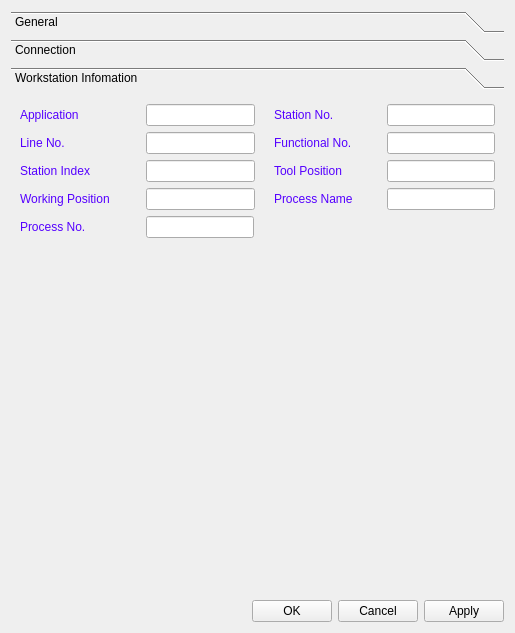
<?xml version="1.0" encoding="UTF-8"?>
<ui version="4.0">
 <class>Settings</class>
 <widget class="QDialog" name="Settings">
  <property name="geometry">
   <rect>
    <x>0</x>
    <y>0</y>
    <width>515</width>
    <height>633</height>
   </rect>
  </property>
  <property name="windowTitle">
   <string>Settings</string>
  </property>
  <property name="windowIcon">
   <iconset>
    <normalon>:/img/Polyworks.ico</normalon>
   </iconset>
  </property>
  <layout class="QGridLayout" name="gridLayout_2">
   <item row="0" column="0">
    <widget class="QToolBox" name="toolBox">
     <property name="acceptDrops">
      <bool>true</bool>
     </property>
     <property name="styleSheet">
      <string notr="true"/>
     </property>
     <property name="frameShape">
      <enum>QFrame::Shape::NoFrame</enum>
     </property>
     <property name="currentIndex">
      <number>2</number>
     </property>
     <widget class="QWidget" name="page_3">
      <property name="geometry">
       <rect>
        <x>0</x>
        <y>0</y>
        <width>493</width>
        <height>468</height>
       </rect>
      </property>
      <attribute name="label">
       <string>General</string>
      </attribute>
      <layout class="QGridLayout" name="gridLayout_4">
       <item row="0" column="0">
        <layout class="QHBoxLayout" name="horizontalLayout_9">
         <item>
          <widget class="QLabel" name="label_14">
           <property name="minimumSize">
            <size>
             <width>120</width>
             <height>0</height>
            </size>
           </property>
           <property name="styleSheet">
            <string notr="true">color: rgb(85, 0, 255);</string>
           </property>
           <property name="text">
            <string>Theme</string>
           </property>
          </widget>
         </item>
         <item>
          <widget class="QRadioButton" name="radio_light">
           <property name="text">
            <string>Light</string>
           </property>
          </widget>
         </item>
         <item>
          <widget class="QRadioButton" name="radio_dark">
           <property name="text">
            <string>Dark</string>
           </property>
          </widget>
         </item>
         <item>
          <widget class="QRadioButton" name="radio_auto">
           <property name="text">
            <string>Auto</string>
           </property>
          </widget>
         </item>
        </layout>
       </item>
       <item row="1" column="0">
        <layout class="QHBoxLayout" name="horizontalLayout_10">
         <item>
          <widget class="QLabel" name="label_15">
           <property name="minimumSize">
            <size>
             <width>120</width>
             <height>0</height>
            </size>
           </property>
           <property name="styleSheet">
            <string notr="true">color: rgb(85, 0, 255);</string>
           </property>
           <property name="text">
            <string>Language</string>
           </property>
          </widget>
         </item>
         <item>
          <widget class="QComboBox" name="combo_language">
           <item>
            <property name="text">
             <string>English</string>
            </property>
           </item>
           <item>
            <property name="text">
             <string>Chinese</string>
            </property>
           </item>
          </widget>
         </item>
         <item>
          <spacer name="horizontalSpacer_4">
           <property name="orientation">
            <enum>Qt::Orientation::Horizontal</enum>
           </property>
           <property name="sizeHint" stdset="0">
            <size>
             <width>40</width>
             <height>20</height>
            </size>
           </property>
          </spacer>
         </item>
        </layout>
       </item>
       <item row="2" column="0">
        <spacer name="verticalSpacer_3">
         <property name="orientation">
          <enum>Qt::Orientation::Vertical</enum>
         </property>
         <property name="sizeHint" stdset="0">
          <size>
           <width>20</width>
           <height>371</height>
          </size>
         </property>
        </spacer>
       </item>
      </layout>
     </widget>
     <widget class="QWidget" name="page">
      <property name="geometry">
       <rect>
        <x>0</x>
        <y>0</y>
        <width>493</width>
        <height>468</height>
       </rect>
      </property>
      <attribute name="label">
       <string>Connection</string>
      </attribute>
      <layout class="QGridLayout" name="gridLayout_3">
       <item row="1" column="0">
        <layout class="QHBoxLayout" name="horizontalLayout_3">
         <item>
          <widget class="QLabel" name="label_3">
           <property name="minimumSize">
            <size>
             <width>130</width>
             <height>0</height>
            </size>
           </property>
           <property name="styleSheet">
            <string notr="true">color: rgb(85, 0, 255);</string>
           </property>
           <property name="text">
            <string>DataLoop API Entry</string>
           </property>
           <property name="buddy">
            <cstring>edit_dlAPI</cstring>
           </property>
          </widget>
         </item>
         <item>
          <widget class="QLineEdit" name="edit_dlAPI"/>
         </item>
         <item>
          <widget class="QLabel" name="label_4">
           <property name="text">
            <string>...</string>
           </property>
          </widget>
         </item>
         <item>
          <widget class="QPushButton" name="btn_testDL">
           <property name="text">
            <string>Test API</string>
           </property>
          </widget>
         </item>
        </layout>
       </item>
       <item row="0" column="0">
        <layout class="QHBoxLayout" name="horizontalLayout">
         <item>
          <widget class="QLabel" name="label">
           <property name="minimumSize">
            <size>
             <width>130</width>
             <height>0</height>
            </size>
           </property>
           <property name="styleSheet">
            <string notr="true">color: rgb(85, 0, 255);</string>
           </property>
           <property name="text">
            <string>MES IP:</string>
           </property>
           <property name="buddy">
            <cstring>edit_mesIP</cstring>
           </property>
          </widget>
         </item>
         <item>
          <widget class="QLineEdit" name="edit_mesIP">
           <property name="sizePolicy">
            <sizepolicy hsizetype="Expanding" vsizetype="Fixed">
             <horstretch>0</horstretch>
             <verstretch>1</verstretch>
            </sizepolicy>
           </property>
          </widget>
         </item>
         <item>
          <widget class="QLabel" name="label_2">
           <property name="styleSheet">
            <string notr="true">color: rgb(85, 0, 255);</string>
           </property>
           <property name="text">
            <string>Port: </string>
           </property>
           <property name="buddy">
            <cstring>edit_mesPort</cstring>
           </property>
          </widget>
         </item>
         <item>
          <widget class="QLineEdit" name="edit_mesPort"/>
         </item>
         <item>
          <spacer name="horizontalSpacer">
           <property name="orientation">
            <enum>Qt::Orientation::Horizontal</enum>
           </property>
           <property name="sizeHint" stdset="0">
            <size>
             <width>40</width>
             <height>20</height>
            </size>
           </property>
          </spacer>
         </item>
        </layout>
       </item>
       <item row="2" column="0">
        <spacer name="verticalSpacer">
         <property name="orientation">
          <enum>Qt::Orientation::Vertical</enum>
         </property>
         <property name="sizeHint" stdset="0">
          <size>
           <width>20</width>
           <height>263</height>
          </size>
         </property>
        </spacer>
       </item>
      </layout>
     </widget>
     <widget class="QWidget" name="page_2">
      <property name="geometry">
       <rect>
        <x>0</x>
        <y>0</y>
        <width>493</width>
        <height>468</height>
       </rect>
      </property>
      <attribute name="label">
       <string>Workstation Infomation</string>
      </attribute>
      <layout class="QGridLayout" name="gridLayout">
       <item row="0" column="0">
        <layout class="QVBoxLayout" name="verticalLayout">
         <item>
          <layout class="QHBoxLayout" name="horizontalLayout_4">
           <item>
            <widget class="QLabel" name="label_5">
             <property name="sizePolicy">
              <sizepolicy hsizetype="Preferred" vsizetype="Preferred">
               <horstretch>0</horstretch>
               <verstretch>0</verstretch>
              </sizepolicy>
             </property>
             <property name="minimumSize">
              <size>
               <width>120</width>
               <height>0</height>
              </size>
             </property>
             <property name="maximumSize">
              <size>
               <width>16777215</width>
               <height>16777215</height>
              </size>
             </property>
             <property name="styleSheet">
              <string notr="true">color: rgb(85, 0, 255);</string>
             </property>
             <property name="text">
              <string>Application</string>
             </property>
             <property name="buddy">
              <cstring>edit_mes_application</cstring>
             </property>
            </widget>
           </item>
           <item>
            <widget class="QLineEdit" name="edit_mes_application">
             <property name="sizePolicy">
              <sizepolicy hsizetype="Maximum" vsizetype="Fixed">
               <horstretch>0</horstretch>
               <verstretch>0</verstretch>
              </sizepolicy>
             </property>
             <property name="minimumSize">
              <size>
               <width>100</width>
               <height>0</height>
              </size>
             </property>
             <property name="maximumSize">
              <size>
               <width>200</width>
               <height>16777215</height>
              </size>
             </property>
            </widget>
           </item>
           <item>
            <widget class="QLabel" name="label_7">
             <property name="sizePolicy">
              <sizepolicy hsizetype="Preferred" vsizetype="Preferred">
               <horstretch>0</horstretch>
               <verstretch>0</verstretch>
              </sizepolicy>
             </property>
             <property name="minimumSize">
              <size>
               <width>120</width>
               <height>0</height>
              </size>
             </property>
             <property name="styleSheet">
              <string notr="true">color: rgb(85, 0, 255);
margin-left: 10px;</string>
             </property>
             <property name="text">
              <string>Station No.</string>
             </property>
             <property name="buddy">
              <cstring>edit_mes_statNo</cstring>
             </property>
            </widget>
           </item>
           <item>
            <widget class="QLineEdit" name="edit_mes_statNo">
             <property name="sizePolicy">
              <sizepolicy hsizetype="Maximum" vsizetype="Fixed">
               <horstretch>0</horstretch>
               <verstretch>0</verstretch>
              </sizepolicy>
             </property>
             <property name="maximumSize">
              <size>
               <width>200</width>
               <height>16777215</height>
              </size>
             </property>
            </widget>
           </item>
          </layout>
         </item>
         <item>
          <layout class="QHBoxLayout" name="horizontalLayout_5">
           <item>
            <widget class="QLabel" name="label_6">
             <property name="sizePolicy">
              <sizepolicy hsizetype="Preferred" vsizetype="Preferred">
               <horstretch>0</horstretch>
               <verstretch>0</verstretch>
              </sizepolicy>
             </property>
             <property name="minimumSize">
              <size>
               <width>120</width>
               <height>0</height>
              </size>
             </property>
             <property name="maximumSize">
              <size>
               <width>16777215</width>
               <height>16777215</height>
              </size>
             </property>
             <property name="styleSheet">
              <string notr="true">color: rgb(85, 0, 255);</string>
             </property>
             <property name="text">
              <string>Line No.</string>
             </property>
             <property name="buddy">
              <cstring>edit_mes_lineNo</cstring>
             </property>
            </widget>
           </item>
           <item>
            <widget class="QLineEdit" name="edit_mes_lineNo">
             <property name="sizePolicy">
              <sizepolicy hsizetype="Maximum" vsizetype="Fixed">
               <horstretch>0</horstretch>
               <verstretch>0</verstretch>
              </sizepolicy>
             </property>
             <property name="minimumSize">
              <size>
               <width>100</width>
               <height>0</height>
              </size>
             </property>
             <property name="maximumSize">
              <size>
               <width>200</width>
               <height>16777215</height>
              </size>
             </property>
            </widget>
           </item>
           <item>
            <widget class="QLabel" name="label_8">
             <property name="sizePolicy">
              <sizepolicy hsizetype="Preferred" vsizetype="Preferred">
               <horstretch>0</horstretch>
               <verstretch>0</verstretch>
              </sizepolicy>
             </property>
             <property name="minimumSize">
              <size>
               <width>120</width>
               <height>0</height>
              </size>
             </property>
             <property name="styleSheet">
              <string notr="true">color: rgb(85, 0, 255);
margin-left: 10px;</string>
             </property>
             <property name="text">
              <string>Functional No.</string>
             </property>
             <property name="buddy">
              <cstring>edit_mes_fuNo</cstring>
             </property>
            </widget>
           </item>
           <item>
            <widget class="QLineEdit" name="edit_mes_fuNo">
             <property name="sizePolicy">
              <sizepolicy hsizetype="Maximum" vsizetype="Fixed">
               <horstretch>0</horstretch>
               <verstretch>0</verstretch>
              </sizepolicy>
             </property>
             <property name="maximumSize">
              <size>
               <width>200</width>
               <height>16777215</height>
              </size>
             </property>
            </widget>
           </item>
          </layout>
         </item>
         <item>
          <layout class="QHBoxLayout" name="horizontalLayout_6">
           <item>
            <widget class="QLabel" name="label_9">
             <property name="sizePolicy">
              <sizepolicy hsizetype="Preferred" vsizetype="Preferred">
               <horstretch>0</horstretch>
               <verstretch>0</verstretch>
              </sizepolicy>
             </property>
             <property name="minimumSize">
              <size>
               <width>120</width>
               <height>0</height>
              </size>
             </property>
             <property name="maximumSize">
              <size>
               <width>16777215</width>
               <height>16777215</height>
              </size>
             </property>
             <property name="styleSheet">
              <string notr="true">color: rgb(85, 0, 255);</string>
             </property>
             <property name="text">
              <string>Station Index</string>
             </property>
             <property name="buddy">
              <cstring>edit_mes_statIdx</cstring>
             </property>
            </widget>
           </item>
           <item>
            <widget class="QLineEdit" name="edit_mes_statIdx">
             <property name="sizePolicy">
              <sizepolicy hsizetype="Maximum" vsizetype="Fixed">
               <horstretch>0</horstretch>
               <verstretch>0</verstretch>
              </sizepolicy>
             </property>
             <property name="minimumSize">
              <size>
               <width>100</width>
               <height>0</height>
              </size>
             </property>
             <property name="maximumSize">
              <size>
               <width>200</width>
               <height>16777215</height>
              </size>
             </property>
            </widget>
           </item>
           <item>
            <widget class="QLabel" name="label_10">
             <property name="sizePolicy">
              <sizepolicy hsizetype="Preferred" vsizetype="Preferred">
               <horstretch>0</horstretch>
               <verstretch>0</verstretch>
              </sizepolicy>
             </property>
             <property name="minimumSize">
              <size>
               <width>120</width>
               <height>0</height>
              </size>
             </property>
             <property name="styleSheet">
              <string notr="true">color: rgb(85, 0, 255);
margin-left: 10px;</string>
             </property>
             <property name="text">
              <string>Tool Position</string>
             </property>
             <property name="buddy">
              <cstring>edit_mes_toolPos</cstring>
             </property>
            </widget>
           </item>
           <item>
            <widget class="QLineEdit" name="edit_mes_toolPos">
             <property name="enabled">
              <bool>true</bool>
             </property>
             <property name="sizePolicy">
              <sizepolicy hsizetype="Maximum" vsizetype="Fixed">
               <horstretch>0</horstretch>
               <verstretch>0</verstretch>
              </sizepolicy>
             </property>
             <property name="maximumSize">
              <size>
               <width>200</width>
               <height>16777215</height>
              </size>
             </property>
             <property name="frame">
              <bool>true</bool>
             </property>
            </widget>
           </item>
          </layout>
         </item>
         <item>
          <layout class="QHBoxLayout" name="horizontalLayout_7">
           <item>
            <widget class="QLabel" name="label_11">
             <property name="sizePolicy">
              <sizepolicy hsizetype="Preferred" vsizetype="Preferred">
               <horstretch>0</horstretch>
               <verstretch>0</verstretch>
              </sizepolicy>
             </property>
             <property name="minimumSize">
              <size>
               <width>120</width>
               <height>0</height>
              </size>
             </property>
             <property name="maximumSize">
              <size>
               <width>16777215</width>
               <height>16777215</height>
              </size>
             </property>
             <property name="styleSheet">
              <string notr="true">color: rgb(85, 0, 255);</string>
             </property>
             <property name="text">
              <string>Working Position</string>
             </property>
             <property name="buddy">
              <cstring>edit_mes_workPos</cstring>
             </property>
            </widget>
           </item>
           <item>
            <widget class="QLineEdit" name="edit_mes_workPos">
             <property name="sizePolicy">
              <sizepolicy hsizetype="Maximum" vsizetype="Fixed">
               <horstretch>0</horstretch>
               <verstretch>0</verstretch>
              </sizepolicy>
             </property>
             <property name="minimumSize">
              <size>
               <width>100</width>
               <height>0</height>
              </size>
             </property>
             <property name="maximumSize">
              <size>
               <width>200</width>
               <height>16777215</height>
              </size>
             </property>
            </widget>
           </item>
           <item>
            <widget class="QLabel" name="label_12">
             <property name="sizePolicy">
              <sizepolicy hsizetype="Preferred" vsizetype="Preferred">
               <horstretch>0</horstretch>
               <verstretch>0</verstretch>
              </sizepolicy>
             </property>
             <property name="minimumSize">
              <size>
               <width>120</width>
               <height>0</height>
              </size>
             </property>
             <property name="styleSheet">
              <string notr="true">color: rgb(85, 0, 255);
margin-left: 10px;</string>
             </property>
             <property name="text">
              <string>Process Name</string>
             </property>
             <property name="buddy">
              <cstring>edit_mes_processName</cstring>
             </property>
            </widget>
           </item>
           <item>
            <widget class="QLineEdit" name="edit_mes_processName">
             <property name="sizePolicy">
              <sizepolicy hsizetype="Maximum" vsizetype="Fixed">
               <horstretch>0</horstretch>
               <verstretch>0</verstretch>
              </sizepolicy>
             </property>
             <property name="maximumSize">
              <size>
               <width>200</width>
               <height>16777215</height>
              </size>
             </property>
            </widget>
           </item>
          </layout>
         </item>
         <item>
          <layout class="QHBoxLayout" name="horizontalLayout_8">
           <item>
            <widget class="QLabel" name="label_13">
             <property name="sizePolicy">
              <sizepolicy hsizetype="Preferred" vsizetype="Preferred">
               <horstretch>0</horstretch>
               <verstretch>0</verstretch>
              </sizepolicy>
             </property>
             <property name="minimumSize">
              <size>
               <width>120</width>
               <height>0</height>
              </size>
             </property>
             <property name="maximumSize">
              <size>
               <width>16777215</width>
               <height>16777215</height>
              </size>
             </property>
             <property name="styleSheet">
              <string notr="true">color: rgb(85, 0, 255);</string>
             </property>
             <property name="text">
              <string>Process No.</string>
             </property>
             <property name="buddy">
              <cstring>edit_mes_processNo</cstring>
             </property>
            </widget>
           </item>
           <item>
            <widget class="QLineEdit" name="edit_mes_processNo">
             <property name="sizePolicy">
              <sizepolicy hsizetype="Maximum" vsizetype="Fixed">
               <horstretch>0</horstretch>
               <verstretch>0</verstretch>
              </sizepolicy>
             </property>
             <property name="minimumSize">
              <size>
               <width>100</width>
               <height>0</height>
              </size>
             </property>
             <property name="maximumSize">
              <size>
               <width>200</width>
               <height>16777215</height>
              </size>
             </property>
            </widget>
           </item>
           <item>
            <spacer name="horizontalSpacer_3">
             <property name="orientation">
              <enum>Qt::Orientation::Horizontal</enum>
             </property>
             <property name="sizeHint" stdset="0">
              <size>
               <width>40</width>
               <height>20</height>
              </size>
             </property>
            </spacer>
           </item>
          </layout>
         </item>
        </layout>
       </item>
       <item row="1" column="0">
        <spacer name="verticalSpacer_2">
         <property name="orientation">
          <enum>Qt::Orientation::Vertical</enum>
         </property>
         <property name="sizeHint" stdset="0">
          <size>
           <width>20</width>
           <height>256</height>
          </size>
         </property>
        </spacer>
       </item>
      </layout>
     </widget>
    </widget>
   </item>
   <item row="1" column="0">
    <layout class="QHBoxLayout" name="horizontalLayout_2">
     <item>
      <spacer name="horizontalSpacer_2">
       <property name="orientation">
        <enum>Qt::Orientation::Horizontal</enum>
       </property>
       <property name="sizeHint" stdset="0">
        <size>
         <width>40</width>
         <height>20</height>
        </size>
       </property>
      </spacer>
     </item>
     <item>
      <widget class="QPushButton" name="btn_settingsOK">
       <property name="text">
        <string>OK</string>
       </property>
      </widget>
     </item>
     <item>
      <widget class="QPushButton" name="btn_settingsCancel">
       <property name="text">
        <string>Cancel</string>
       </property>
      </widget>
     </item>
     <item>
      <widget class="QPushButton" name="btn_settingsApply">
       <property name="text">
        <string>Apply</string>
       </property>
      </widget>
     </item>
    </layout>
   </item>
  </layout>
 </widget>
 <resources/>
 <connections/>
</ui>
